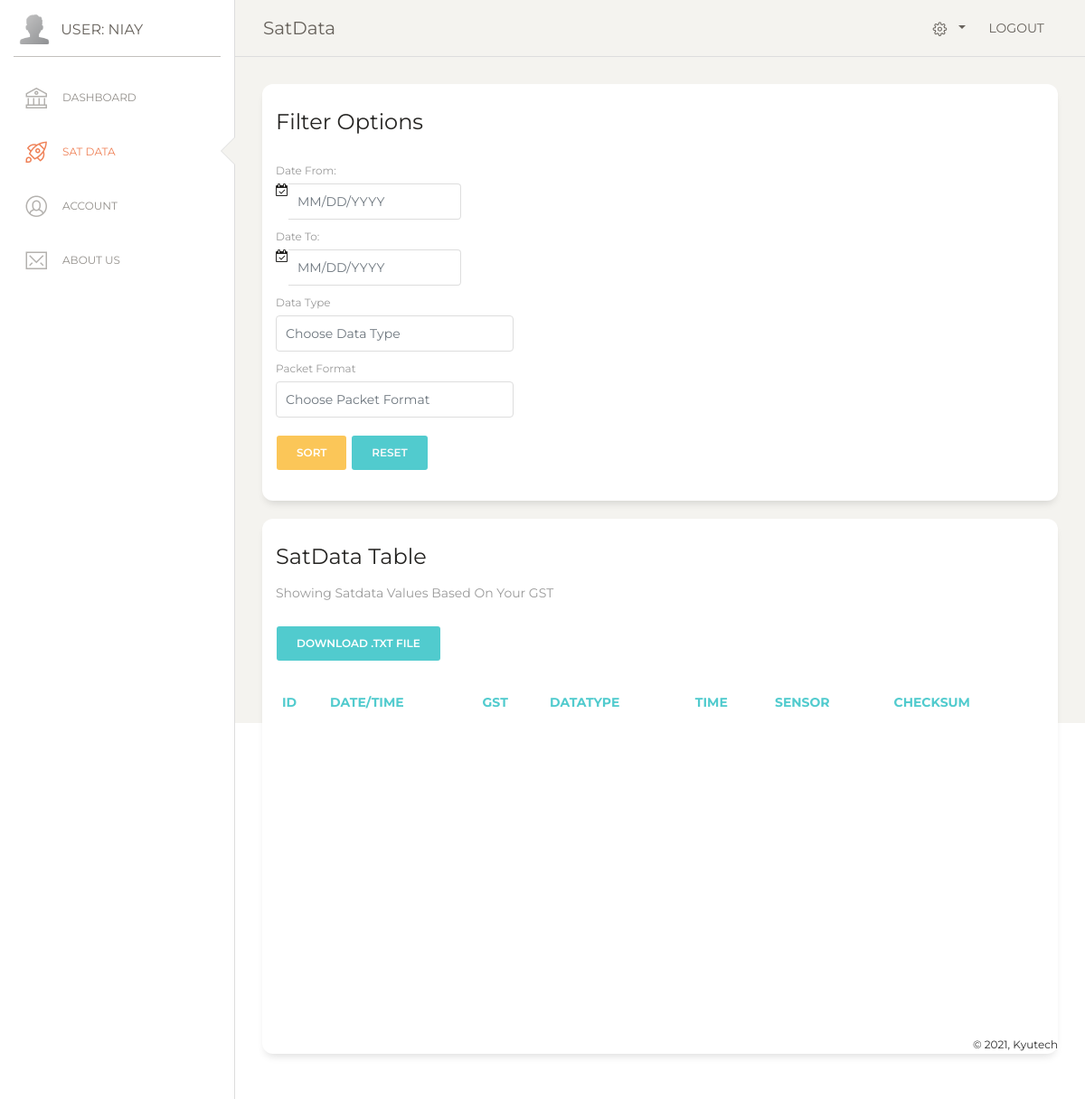
The app's page /pages/satdata.php?query=default (signed in), older data.
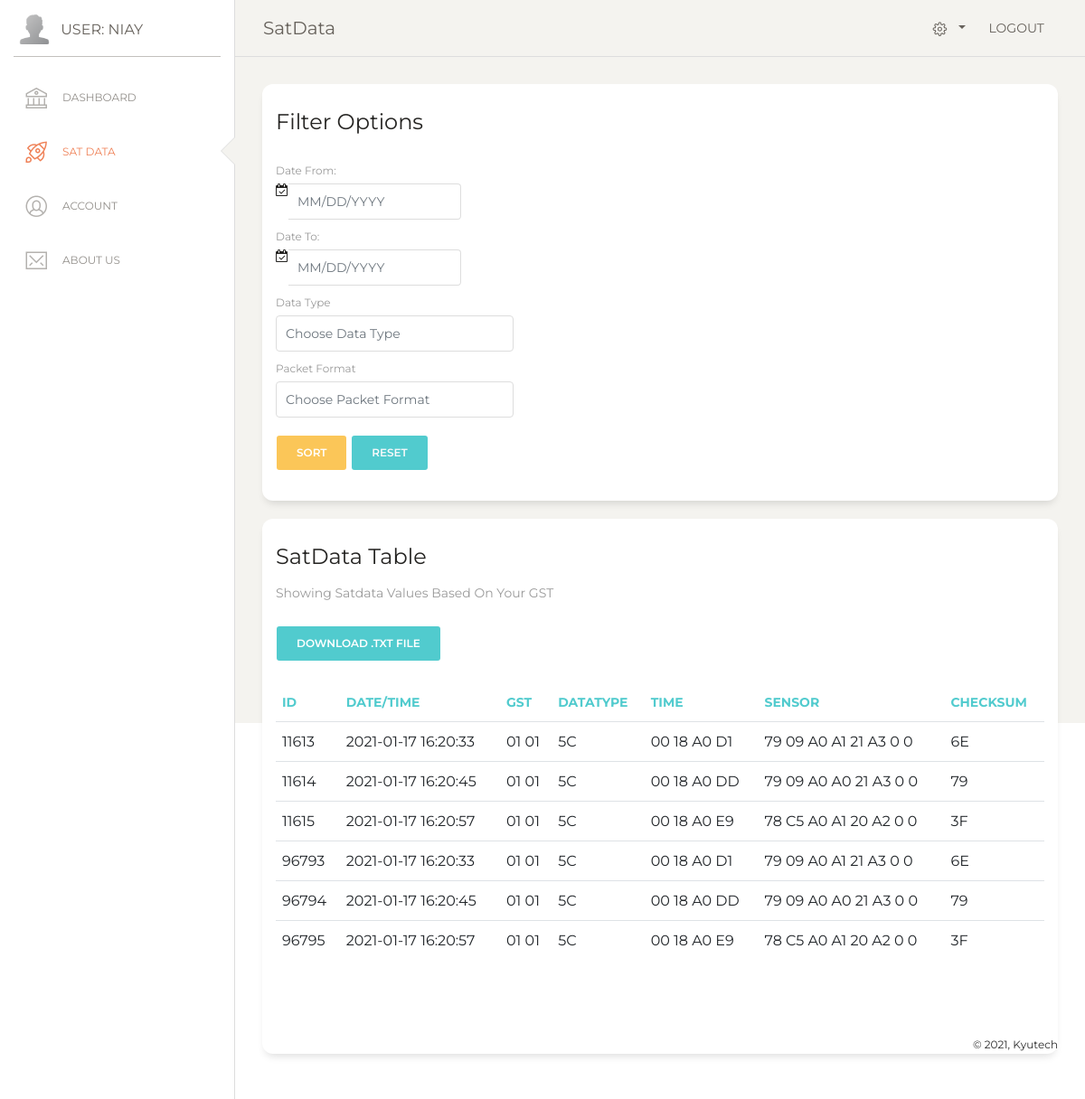
The same page, newer data.
### tables this page shows
CREATE TABLE `satdata` (
  `idSatData` int(11) NOT NULL,
  `datetimeSatData` datetime NOT NULL,
  `gstidSatData` tinytext NOT NULL,
  `datatypeSatData` tinytext NOT NULL,
  `timeSatData` tinytext NOT NULL,
  `sensorSatData` tinytext NOT NULL,
  `checksumSatData` tinytext NOT NULL,
  `idSatMetaData` int(11) NOT NULL
);

### includes/classautoloader.inc.php (called while the page is built, shortened)
<?php
function myAutoLoader($className) {
    $url = $_SERVER['HTTP_HOST'].$_SERVER['REQUEST_URI'];
    if (strpos($url,'../includes') !== false) {
        $path = '.../classes/';
    } else {
        $path = '../classes/';
    }
    $extension = '.class.php';
}

### classes/dbh.class.php (called while the page is built, shortened)
<?php
 class Dbh {
     private $host = 'localhost';
     private $user = 'root';
     private $pwd = '';
     private $dbName = 'satdata';
     protected function connect() {
         $dsn = 'mysql:host='. $this->host .';dbname=' . $this->dbName;
         $pdo = new PDO($dsn,$this->user,$this->pwd);
         $pdo->setAttribute(PDO::ATTR_DEFAULT_FETCH_MODE,PDO::FETCH_ASSOC);
         return $pdo;
     }
 }

### classes/satdata.class.php (called while the page is built, shortened)
<?php
class SatData extends Dbh {
    protected function getAllBytesByGst($gst ,$argumentslist) {
        if ($argumentslist[0] == "0") {
            $sql = "SELECT * FROM satdata WHERE gstidSatData REGEXP ?";
            $stmt = $this->connect()->prepare($sql);
            $gst = '^'.$gst;
            $stmt->execute([$gst]);
        }
        $results = $stmt->fetchAll();
        return $results;
    }
}

### classes/satdataview.class.php (called while the page is built, shortened)
<?php
class SatDataView extends SatData {
    public function showAllBytesByGst($gst, $argumentslist) {
        $results = $this->getAllBytesByGst($gst, $argumentslist);
        return $results;
    }
}

### pages/satdata.php (the view, shortened to what the changed rows need)
<?php
  include "header.php";
      if (isset($_GET['query'])){
        $query = $_GET['query'];
      }
?>
<div class="main-panel" style="height: 100vh;">
  <div class="content">
    <div class="row">
      <div class="col-md-12">
        <div class="card">
          <div class="card-body">
            <div class="table-responsive scrollable">
              <table id="example" class="table-fixed table">
                <thead class=" text-primary">
                  <tr>
                    <th>ID</th>
                    <th>Date/Time</th>
                    <th>GST</th>
                    <th>DataType</th>
                    <th>Time</th>
                    <th>Sensor</th>
                    <th>Checksum</th>
                  </tr>
                </thead>
                <tbody>
                  <?php
                              if ($_SESSION['userPermission'] == '0'){
                                  if ($query == "default"){
                                      $argumentslist[0] = "0";
                                      $showAllBytesObj = new SatDataView();
                                      $resultBytes = $showAllBytesObj -> showAllBytes($argumentslist);
                                  }
                                  else if ($query == "bydate") {
                                      $argumentslist[0] = "1";
                                      array_push($argumentslist, $newDateFrom , $newDateTo);
                                      $showAllBytesObj = new SatDataView();
                                      $resultBytes = $showAllBytesObj -> showAllBytes($argumentslist);
                                  }
                                  else if ($query == "bydatatype") {
                                      $argumentslist[0] = "2";
                                      array_push($argumentslist, $datatype);
                                      $showAllBytesObj = new SatDataView();
                                      $resultBytes = $showAllBytesObj -> showAllBytes($argumentslist);
                                  }
                                  else if ($query == "byboth") {
                                      $argumentslist[0] = "3";
                                      array_push($argumentslist, $datatype, $newDateFrom , $newDateTo);
                                      $showAllBytesObj = new SatDataView();
                                      $resultBytes = $showAllBytesObj -> showAllBytes($argumentslist);
                                  } else if ($query == "ontheday") {
                                      $argumentslist[0] = "4";
                                      array_push($argumentslist, $newDateOn);
                                      $showAllBytesObj = new SatDataView();
                                      $resultBytes = $showAllBytesObj -> showAllBytes($argumentslist);
                                  } else if ($query == "datatypeontheday") {
                                      $argumentslist[0] = "5";
                                      array_push($argumentslist, $datatype, $newDateOn);
                                      $showAllBytesObj = new SatDataView();
                                      $resultBytes = $showAllBytesObj -> showAllBytes($argumentslist);
                                  }
                              } else {
                                  if ($query == "default"){
                                      $argumentslist[0] = "0";
                                      $country = $_SESSION['userCountry'];
                                      $gst = getGst($country);
                                      $showAllBytesObj = new SatDataView();
                                      $resultBytes = $showAllBytesObj -> showAllBytesByGst($gst,$argumentslist);
                                  }
                              }
                              foreach ($resultBytes as $rowBytes){
                                  $idByte = $rowBytes['idSatData'];
                                  $gstByte = $rowBytes['gstidSatData'];
                                  $datatypeByte = $rowBytes['datatypeSatData'];
                                  $timeByte = $rowBytes['timeSatData'];
                                  $sensorByte = $rowBytes['sensorSatData'];
                                  $checksumByte = $rowBytes ['checksumSatData'];
                                  $finaldate = $rowBytes ['datetimeSatData'];
                                  echo '
                                  <tr>
                                      <td>'. $idByte .'</td>
                                      <td>'.$finaldate.'</td>
                                      <td>'. $gstByte.'</td>
                                      <td>'.$datatypeByte.'</td>
                                      <td>'.$timeByte.'</td>
                                      <td>'.$sensorByte.'</td>
                                      <td>'.$checksumByte.'</td>
                                  </tr>
                                  ';
                              }
                      ?>
                </tbody>
              </table>
            </div>
          </div>
        </div>
      </div>
    </div>
  </div>
  <?php
    include "footer.php";

Row changes from the older to the newer data that the page shows:
added satdata: idSatData "11613", datetimeSatData "2021-01-17 16:20:33", gstidSatData "01 01", datatypeSatData "5C", timeSatData "00 18 A0 D1", sensorSatData "79 09 A0 A1 21 A3 0 0", checksumSatData "6E"
added satdata: idSatData "11614", datetimeSatData "2021-01-17 16:20:45", gstidSatData "01 01", datatypeSatData "5C", timeSatData "00 18 A0 DD", sensorSatData "79 09 A0 A0 21 A3 0 0", checksumSatData "79"
added satdata: idSatData "11615", datetimeSatData "2021-01-17 16:20:57", gstidSatData "01 01", datatypeSatData "5C", timeSatData "00 18 A0 E9", sensorSatData "78 C5 A0 A1 20 A2 0 0", checksumSatData "3F"
added satdata: idSatData "96793", datetimeSatData "2021-01-17 16:20:33", gstidSatData "01 01", datatypeSatData "5C", timeSatData "00 18 A0 D1", sensorSatData "79 09 A0 A1 21 A3 0 0", checksumSatData "6E"
added satdata: idSatData "96794", datetimeSatData "2021-01-17 16:20:45", gstidSatData "01 01", datatypeSatData "5C", timeSatData "00 18 A0 DD", sensorSatData "79 09 A0 A0 21 A3 0 0", checksumSatData "79"
added satdata: idSatData "96795", datetimeSatData "2021-01-17 16:20:57", gstidSatData "01 01", datatypeSatData "5C", timeSatData "00 18 A0 E9", sensorSatData "78 C5 A0 A1 20 A2 0 0", checksumSatData "3F"
